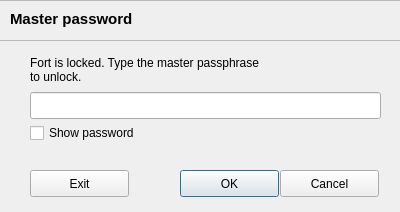
<?xml version="1.0" encoding="UTF-8"?>
<ui version="4.0">
 <class>LogInDialog</class>
 <widget class="QDialog" name="LogInDialog">
  <property name="windowModality">
   <enum>Qt::ApplicationModal</enum>
  </property>
  <property name="geometry">
   <rect>
    <x>0</x>
    <y>0</y>
    <width>400</width>
    <height>212</height>
   </rect>
  </property>
  <property name="minimumSize">
   <size>
    <width>400</width>
    <height>212</height>
   </size>
  </property>
  <property name="maximumSize">
   <size>
    <width>400</width>
    <height>212</height>
   </size>
  </property>
  <property name="windowTitle">
   <string>Log in</string>
  </property>
  <property name="windowIcon">
   <iconset resource="FortResources.qrc">
    <normaloff>:/icons/Fort255.png</normaloff>:/icons/Fort255.png</iconset>
  </property>
  <property name="modal">
   <bool>true</bool>
  </property>
  <widget class="QFrame" name="frame">
   <property name="geometry">
    <rect>
     <x>-10</x>
     <y>0</y>
     <width>421</width>
     <height>41</height>
    </rect>
   </property>
   <property name="frameShape">
    <enum>QFrame::StyledPanel</enum>
   </property>
   <property name="frameShadow">
    <enum>QFrame::Raised</enum>
   </property>
   <widget class="QLabel" name="label">
    <property name="geometry">
     <rect>
      <x>20</x>
      <y>10</y>
      <width>161</width>
      <height>17</height>
     </rect>
    </property>
    <property name="font">
     <font>
      <pointsize>11</pointsize>
      <weight>75</weight>
      <bold>true</bold>
     </font>
    </property>
    <property name="text">
     <string>Master password</string>
    </property>
   </widget>
  </widget>
  <widget class="QLineEdit" name="linePassword">
   <property name="geometry">
    <rect>
     <x>30</x>
     <y>92</y>
     <width>351</width>
     <height>27</height>
    </rect>
   </property>
   <property name="echoMode">
    <enum>QLineEdit::Password</enum>
   </property>
  </widget>
  <widget class="QCheckBox" name="checkBox">
   <property name="geometry">
    <rect>
     <x>30</x>
     <y>122</y>
     <width>141</width>
     <height>22</height>
    </rect>
   </property>
   <property name="text">
    <string>Show password</string>
   </property>
  </widget>
  <widget class="QLabel" name="label_2">
   <property name="geometry">
    <rect>
     <x>30</x>
     <y>50</y>
     <width>241</width>
     <height>41</height>
    </rect>
   </property>
   <property name="text">
    <string>&lt;html&gt;&lt;head/&gt;&lt;body&gt;&lt;p&gt;Fort is locked. Type the master passphrase to unlock.&lt;/p&gt;&lt;/body&gt;&lt;/html&gt;</string>
   </property>
   <property name="textFormat">
    <enum>Qt::AutoText</enum>
   </property>
   <property name="wordWrap">
    <bool>true</bool>
   </property>
   <property name="textInteractionFlags">
    <set>Qt::NoTextInteraction</set>
   </property>
  </widget>
  <widget class="QPushButton" name="pushButtonOK">
   <property name="geometry">
    <rect>
     <x>180</x>
     <y>170</y>
     <width>99</width>
     <height>27</height>
    </rect>
   </property>
   <property name="text">
    <string>OK</string>
   </property>
   <property name="default">
    <bool>true</bool>
   </property>
  </widget>
  <widget class="QPushButton" name="pushButtonCancel">
   <property name="geometry">
    <rect>
     <x>280</x>
     <y>170</y>
     <width>99</width>
     <height>27</height>
    </rect>
   </property>
   <property name="text">
    <string>Cancel</string>
   </property>
  </widget>
  <widget class="QPushButton" name="pushButtonExit">
   <property name="geometry">
    <rect>
     <x>30</x>
     <y>170</y>
     <width>99</width>
     <height>27</height>
    </rect>
   </property>
   <property name="text">
    <string>Exit</string>
   </property>
  </widget>
 </widget>
 <tabstops>
  <tabstop>linePassword</tabstop>
  <tabstop>checkBox</tabstop>
  <tabstop>pushButtonCancel</tabstop>
  <tabstop>pushButtonOK</tabstop>
 </tabstops>
 <resources>
  <include location="FortResources.qrc"/>
 </resources>
 <connections/>
</ui>
